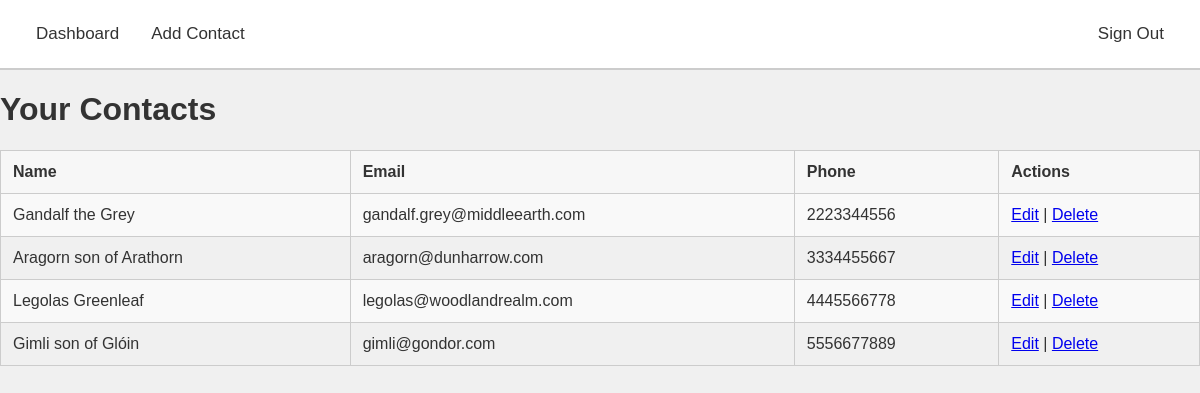
The app's page /dashboard/ (signed in) with its own data.
### contacts/models.py (models this page shows, shortened)
class Contact(models.Model):
    name = models.CharField(max_length=100)
    email = models.EmailField()
    phone = models.CharField(max_length=15)
    address = models.CharField(max_length=255, blank=True)
    user = models.ForeignKey(User, on_delete=models.CASCADE)  # Related to User

### contacts/views.py (the view)
# urls.py: path('dashboard/', views.dashboard, name='dashboard'),
@login_required
def dashboard(request):
    contacts = Contact.objects.filter(user=request.user)
    return render(request, 'contacts/dashboard.html', {'contacts': contacts})

### contacts/templates/contacts/dashboard.html
{% extends 'contacts/base.html' %}
{% block content %}
<h1>Your Contacts</h1>
<table>
    <tr>
        <th>Name</th>
        <th>Email</th>
        <th>Phone</th>
        <th>Actions</th>
    </tr>
    {% for contact in contacts %}
    <tr>
        <td>{{ contact.name }}</td>
        <td>{{ contact.email }}</td>
        <td>{{ contact.phone }}</td>
        <td>
            <a href="{% url 'edit_contact' contact.pk %}">Edit</a> |
            <a href="{% url 'delete_contact' contact.pk %}">Delete</a>
        </td>
    </tr>
    {% endfor %}
</table>
{% endblock %}

### contacts/static/contacts/style.css (style rules this page uses)
body { background-color: #f0f0f0; color: #333; font-family: Arial, sans-serif; margin: 0; padding: 0; }
table { width: 100%; border-collapse: collapse; margin-top: 20px; }
table, th, td { border: 1px solid #ccc; }
th, td { padding: 12px; text-align: left; }
th { background-color: #f7f7f7; color: #333; }
tr:nth-child(even) { background-color: #f9f9f9; }

### records on screen
Contact: name "Gandalf the Grey", email "gandalf.grey@middleearth.com", phone "2223344556"
Contact: name "Aragorn son of Arathorn", email "aragorn@dunharrow.com", phone "3334455667"
Contact: name "Legolas Greenleaf", email "legolas@woodlandrealm.com", phone "4445566778"
Contact: name "Gimli son of Glóin", email "gimli@gondor.com", phone "5556677889"
